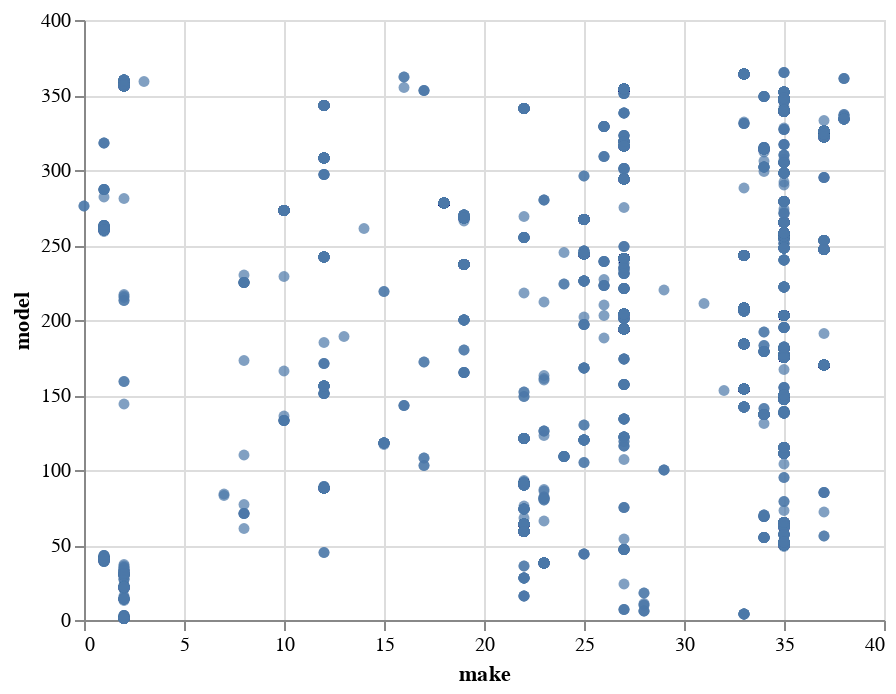

Here is the notebook cell this chart was saved with:
### Code cell
alt.Chart(df[:5000]).mark_circle().encode(
    x='make',
    y='model',
)

### Figure 1 — Vega-Lite specification as saved in the notebook (floating-point values rounded to 4 significant figures; data arrays with more than 128 entries replaced by an {"elided": "..."} marker saying what was removed)
{"config": {"view": {"continuousWidth": 400, "continuousHeight": 300}}, "data": {"name": "data-b062d0fc4871dd112f9b6e6de4c963d9"}, "mark": "circle", "encoding": {"x": {"field": "make", "type": "quantitative"}, "y": {"field": "model", "type": "quantitative"}}, "$schema": "https://vega.github.io/schema/vega-lite/v4.17.0.json", "datasets": {"data-b062d0fc4871dd112f9b6e6de4c963d9": {"elided": "5000 records"}}}
